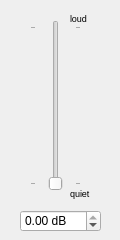
<?xml version="1.0" encoding="UTF-8"?>
<ui version="4.0">
 <class>FaderVertical</class>
 <widget class="QWidget" name="FaderVertical">
  <property name="geometry">
   <rect>
    <x>0</x>
    <y>0</y>
    <width>120</width>
    <height>240</height>
   </rect>
  </property>
  <property name="sizePolicy">
   <sizepolicy hsizetype="Fixed" vsizetype="Fixed">
    <horstretch>0</horstretch>
    <verstretch>0</verstretch>
   </sizepolicy>
  </property>
  <property name="minimumSize">
   <size>
    <width>120</width>
    <height>240</height>
   </size>
  </property>
  <property name="windowTitle">
   <string>Form</string>
  </property>
  <widget class="QDoubleSpinBox" name="doubleSpinBox">
   <property name="geometry">
    <rect>
     <x>20</x>
     <y>210</y>
     <width>81</width>
     <height>22</height>
    </rect>
   </property>
   <property name="suffix">
    <string> dB</string>
   </property>
   <property name="minimum">
    <double>-200.000000000000000</double>
   </property>
   <property name="maximum">
    <double>0.000000000000000</double>
   </property>
  </widget>
  <widget class="QLabel" name="label_quiet">
   <property name="geometry">
    <rect>
     <x>70</x>
     <y>185</y>
     <width>48</width>
     <height>16</height>
    </rect>
   </property>
   <property name="font">
    <font>
     <pointsize>7</pointsize>
    </font>
   </property>
   <property name="text">
    <string notr="true">quiet</string>
   </property>
  </widget>
  <widget class="QLabel" name="label_loud">
   <property name="geometry">
    <rect>
     <x>70</x>
     <y>10</y>
     <width>48</width>
     <height>16</height>
    </rect>
   </property>
   <property name="font">
    <font>
     <pointsize>7</pointsize>
    </font>
   </property>
   <property name="text">
    <string notr="true">loud</string>
   </property>
   <property name="alignment">
    <set>Qt::AlignLeading|Qt::AlignLeft|Qt::AlignVCenter</set>
   </property>
  </widget>
  <widget class="QSlider" name="horizontalSlider">
   <property name="geometry">
    <rect>
     <x>30</x>
     <y>20</y>
     <width>51</width>
     <height>171</height>
    </rect>
   </property>
   <property name="cursor">
    <cursorShape>ArrowCursor</cursorShape>
   </property>
   <property name="contextMenuPolicy">
    <enum>Qt::NoContextMenu</enum>
   </property>
   <property name="minimum">
    <number>0</number>
   </property>
   <property name="maximum">
    <number>10000</number>
   </property>
   <property name="pageStep">
    <number>1000</number>
   </property>
   <property name="orientation">
    <enum>Qt::Vertical</enum>
   </property>
   <property name="tickPosition">
    <enum>QSlider::TicksBothSides</enum>
   </property>
   <property name="tickInterval">
    <number>10000</number>
   </property>
  </widget>
 </widget>
 <resources/>
 <connections/>
</ui>
